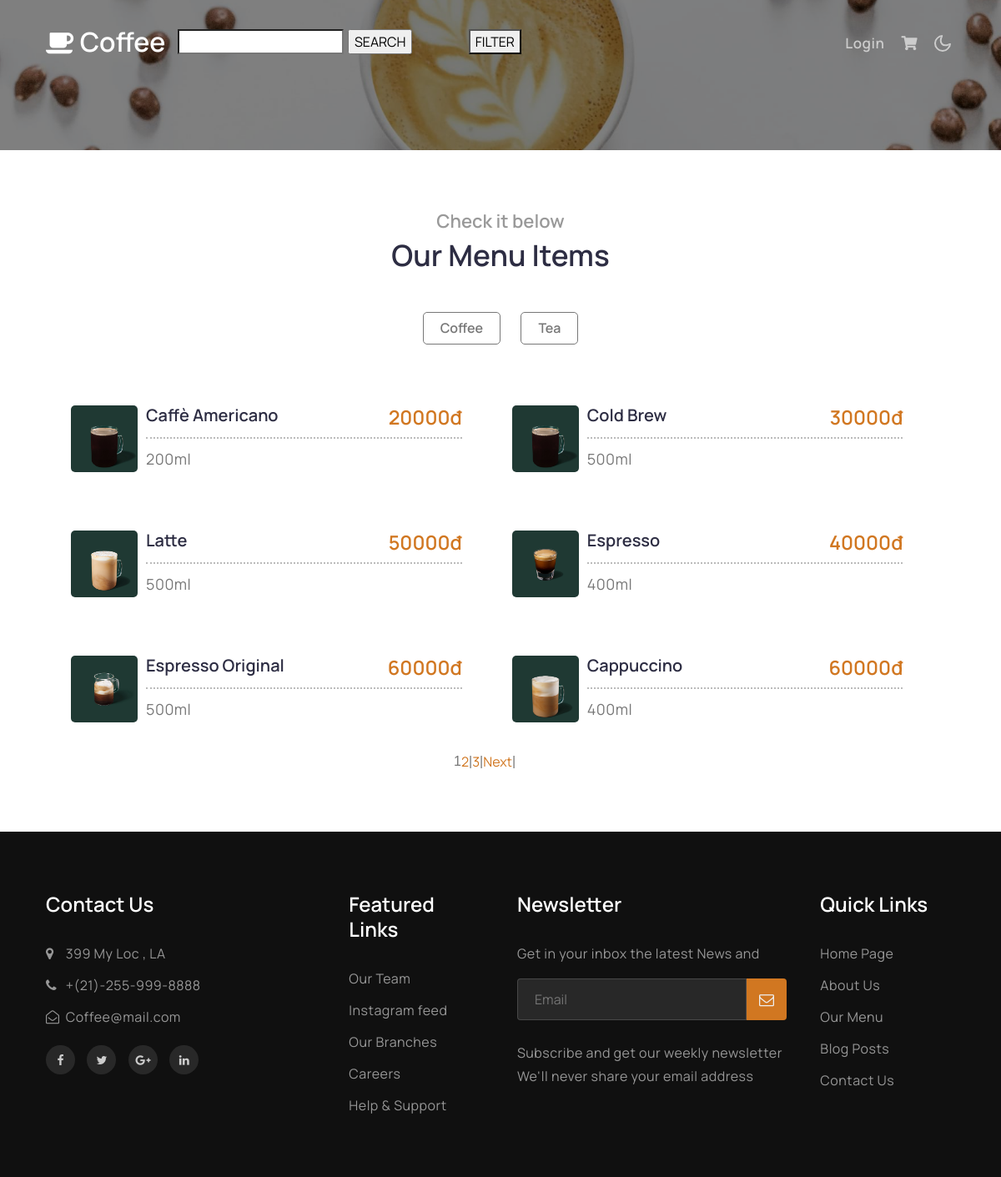
Screenshot of /nhom2/index.php with the database file from the repository.
### tables this page shows
CREATE TABLE `sanpham` (
  `masp` varchar(30) NOT NULL,
  `tensp` varchar(22) NOT NULL,
  `hinhanh` varchar(50) NOT NULL,
  `gia` double NOT NULL,
  `dungtich` varchar(22) NOT NULL,
  `matl` varchar(22) NOT NULL,
  `soluong` int(10) NOT NULL,
  `id` int(11) NOT NULL
);

### nhom2/index.php (called while the page is built)
<?php include_once "menu.php" ;?>

### nhom2/xuly/phantrang.php (the view, shortened to what this page needs)
<?php
        $conn=mysqli_connect("localhost","root","","trasua");
        $current_page = isset($_GET['page']) ? $_GET['page'] : 1;
        $limit = 6;
        $start = ($current_page - 1) * $limit;
        if(empty($_GET['keyword'])){
        if(isset($_GET['search'])&&empty($_GET['giabd'])&&empty($_GET['giaden'])){
            $tim = $_GET['search'];
            $cur="SELECT * FROM sanpham where tensp LIKE '%$tim%' OR matl LIKE '%$tim%' LIMIT $start, $limit ";
            $result1 = mysqli_query($conn, $cur);
        }else
        if(isset($_GET['giabd'])&&isset($_GET['giaden'])&&empty($_GET['search'])){
            $bd=$_GET['giabd'];
            $kt=$_GET['giaden'];
            $cur="SELECT * FROM sanpham where gia between '$bd' and '$kt' LIMIT $start, $limit ";
            $result1 = mysqli_query($conn, $cur);
        }else
        if(isset($_GET['giabd'])&&isset($_GET['giaden'])&&isset($_GET['search'])){
            $se=$_GET['search'];
            $bd=$_GET['giabd'];
            $kt=$_GET['giaden'];
            $cur="SELECT * FROM `sanpham` WHERE matl = '$se' AND gia >='$bd' AND gia <= '$kt' LIMIT $start, $limit ";
            $result1 = mysqli_query($conn, $cur);
        }
        else
        $result1 = mysqli_query($conn, "SELECT * FROM sanpham  LIMIT $start, $limit");
        }else {
            $s=$_GET['keyword'];
            $cur="SELECT * FROM sanpham WHERE tensp LIKE '%$s%' LIMIT $start, $limit";
            $result1 = mysqli_query($conn, $cur);
        }
        ?>
<div>
    <?php
        if($result1!=NULL)
            while ($row = mysqli_fetch_assoc($result1)):
                echo'
                <div class="menu-item" onclick="document.getElementById(\'id04-'.$row['masp'].'\'  ).style.display=\'block\';">
                <img src="' .$row['hinhanh']. '" alt="" class="radius-image img-fluid">
                <div>
                    <div class="row border-dot no-gutters">
                        <div class="col-8 menu-item-name">
                            <h6>' .$row['tensp']. '</h6>
                        </div>
                        <div class="col-4 menu-item-price text-right">
                            <h6>'.$row['gia'].'đ</h6>
                        </div>
                    </div>
                    <div class="menu-item-description">
                        <p>'.$row['dungtich'].'</p>
                    </div>
                </div>
                </div>
                <div id="masp'.$row['masp'].'" class="id04" >
                    '.$row['masp'].'
                </div>
                <div id=\'id04-'.$row['masp'].'\' class="modal">
                <img src="' .$row['hinhanh']. '" alt="Avatar" class="avatar">
                <span onclick="document.getElementById(\'id04-'.$row['masp'].'\').style.display=\'none\'" class="close"
                    title="Close Modal">&times;</span>
                <h2 style="text-align: center;color: #d17721;">' .$row['tensp']. '</h2>
                <label for="uname"><b>Thể tích : ' .$row['dungtich']. '</b></label>
                            <h6>'.$row['gia'].'đ</h6>
                    <b>Quantity :<input style="width: 100px;" type="text" class= "pqty" value=' .$row['soluong'] .'></b>
            <input type="hidden" class="pid" value='.$row['id'].'">
            <input type="hidden" class="pname" value='.$row['tensp'].'>
            <input type="hidden" class="pprice" value='.$row['gia'].'>
            <input type="hidden" class="pimage" value='.$row['hinhanh'].'>
            <input type="hidden" class="pcode" value='.$row['masp'].'>
    </div>';
                endwhile;
                else echo 'Data not found'
            ?>
</div>

### nhom2/menu.php (shortened to what this page needs)
<!doctype html>
<html lang="en">
<head>
    <link rel='stylesheet' href='https://cdnjs.cloudflare.com/ajax/libs/twitter-bootstrap/4.5.2/css/bootstrap.min.css' />
  <link rel='stylesheet' href='https://cdnjs.cloudflare.com/ajax/libs/font-awesome/5.9.0/css/all.min.css' />
    <link rel="stylesheet" href="assets/css/style-starter.css">
    <link rel="stylesheet" href="assets/css/mystyle.css">
</head>
<body>
    <?php
        include('header.php')
    ?>
    <?php
        include('content.php')?>
    <?php
        include('foot.php')?>
</body>
</html>

### nhom2/header.php (shortened to what this page needs)
<header id="site-header" class="fixed-top">
        <div class="container">
            <nav class="navbar navbar-expand-lg navbar-dark stroke">
                <a class="navbar-brand" href="menu.php">
                    <span class="fa fa-coffee"></span> Coffee
                </a>
                <form class="col-md-4" action="" method="GET" class="form-inline">
        <input type="search" name="keyword" required>
        <input type="submit" value="SEARCH">
  </form>
  <button><a onclick="document.getElementById('id03').style.display='block';">FILTER</a></button>
                <div class="collapse navbar-collapse" id="navbarTogglerDemo02">
                    <ul class="navbar-nav ml-auto">
                    <?php if (isset($_SESSION['username']) && $_SESSION['username']){?>
                        <li class="nav-item @@contact__active">
                            <a class="nav-link" onclick="document.getElementById('id01').style.display='none';"
                                style="width:auto;">
                                <?php
                                if (isset($_SESSION['username']) && $_SESSION['username']){
                                    echo ' <li class="nav-item @@contact__active"><a class="nav-link" href="#" ">'.$_SESSION['username'].'</a></li>';
                                    echo ' <li class="nav-item @@contact__active"><a class="nav-link" href="xuly/logout.php" ">Log out</a></li>';
                                    echo ' <li class="nav-item @@contact__active"><a class="nav-link" href="xuly/donhang.php">Order</a></li>';
                                }
                                ?>
                            </a>
                        </li>
                        <?php }else{?><li class="nav-item @@contact__active">
                            <a class="nav-link" onclick="document.getElementById('id01').style.display='block';"
                                style="width:auto;">
                                Login
                            </a>
                        </li><?php }?>
                        <li class="nav-item @@contact__active">
                        <?php
					if(isset($_SESSION['dangky']) ||isset($_SESSION['dangnhap'])){
					echo " <a class='nav-link' href='democart/cart.php'><i class='fas fa-shopping-cart'></i><span id='cart-item' class='badge badge-danger'></span></a>";
					}else{
						echo" <a class='nav-link' href='#' onclick='kt();opendn()'><i class='fas fa-shopping-cart'></i><span id='cart-item' class='badge badge-danger'></span></a>";
					}
				?>
                        </li>
                    </ul>
                </div>
                <div class="mobile-position">
                    <nav class="navigation">
                        <div class="theme-switch-wrapper">
                            <label class="theme-switch" for="checkbox">
                                <div class="mode-container py-1">
                                    <i class="gg-moon"></i>
                                </div>
                            </label>
                        </div>
                    </nav>
                </div>
            </nav>
        </div>
    </header>

### nhom2/content.php (shortened to what this page needs)
<div class="inner-banner">
    </div>
    <div class="w3l-menublock py-5">
        <div id="w3l-menublock" class="text-center py-lg-4 py-md-3">
            <div class="container">
                <div class="title-content mb-5">
                    <h5 class="title-small text-center mb-2">Check it below</h5>
                    <h3 class="title-big text-center mb-5">Our Menu Items</h3>
                </div>
                <a href="menu.php?id=coffe" ><label class="tabtle" for="tab1">Coffee</label></a>
                <a href="menu.php?id=tea" ><label class="tabtle" for="tab2">Tea</label></a>
                <section id="content1" class="tab-content text-left">
                    <div class="row menu-body">
                        <div class="col-sm-12">
                            <?php
                                include('xuly/phantrang.php')
                            ?>
                        </div>
                        <?php
                                include('xuly/pagi.php')
                        ?>
                </section>
            </div>
        </div>
    </div>

### nhom2/xuly/pagi.php (shortened to what this page needs)
<?php
        $conn=mysqli_connect("localhost","root","","trasua");
        if(empty($_GET['keyword'])){
            if(isset($_GET['search'])&&empty($_GET['giabd'])&&empty($_GET['giaden'])){
                $tim = $_GET['search'];
                $cur="SELECT count(masp) FROM sanpham where tensp LIKE '%$tim%' OR matl LIKE '%$tim%' ";
                $result = mysqli_query($conn, $cur);
            }else
            if(isset($_GET['giabd'])&&isset($_GET['giaden'])&&empty($_GET['search'])){
                $bd=$_GET['giabd'];
                $kt=$_GET['giaden'];
                $cur="SELECT count(masp) FROM sanpham where gia between '$bd' and '$kt' ";
                $result = mysqli_query($conn, $cur);
            }
            else
            $result = mysqli_query($conn,"select count(masp) from sanpham ");
            }else {
                $s=$_GET['keyword'];
                $cur="SELECT count(masp) FROM sanpham WHERE tensp LIKE '%$s%'";
                $result = mysqli_query($conn, $cur);
            }
            $row = mysqli_fetch_array($result);
            $total_records = $row[0];
        $current_page = isset($_GET['page']) ? $_GET['page'] : 1;
        $limit = 6;
        $total_page = ceil($total_records / $limit);
        ?>
<div class="pagination">
    <?php
            for ($i = 1; $i <= $total_page; $i++){
                if ($i == $current_page){
                    echo '<span>'.$i.'</span> ';
                }
                else{
                    echo '<a href="menu.php?page='.$i.'">'.$i.'</a> | ';
                }
            }
            if ($current_page < $total_page && $total_page > 1){
                echo '<a href="menu.php?page='.($current_page+1).'">Next</a> | ';
            }
           ?>
</div>

### nhom2/foot.php (shortened to what this page needs)
<section class="w3l-footer-29-main py-5">
        <div class="footer-29 py-lg-4 py-md-3">
            <div class="container">
                <div class="d-grid grid-col-4 footer-top-29">
                    <div class="footer-list-29 footer-1">
                        <h6 class="footer-title-29">Contact Us</h6>
                        <ul>
                            <li>
                                <p><span class="fa fa-map-marker"></span> 399 My Loc , LA</p>
                            </li>
                            <li><a href="#"><span class="fa fa-phone"></span> +(21)-255-999-8888</a>
                            </li>
                            <li><a href="#" class="mail"><span
                                        class="fa fa-envelope-open-o"></span> Coffee@mail.com</a></li>
                        </ul>
                        <div class="main-social-footer-29">
                            <a href="#" class="facebook"><span class="fa fa-facebook"></span></a>
                            <a href="#" class="twitter"><span class="fa fa-twitter"></span></a>
                            <a href="#" class="google-plus"><span class="fa fa-google-plus"></span></a>
                            <a href="#" class="linkedin"><span class="fa fa-linkedin"></span></a>
                        </div>
                    </div>
                    <div class="footer-list-29 footer-2">
                        <ul>
                            <h6 class="footer-title-29">Featured Links</h6>
                            <li><a href="#">Our Team</a></li>
                            <li><a href="#">Instagram feed</a></li>
                            <li><a href="#">Our Branches</a></li>
                            <li><a href="#">Careers</a></li>
                            <li><a href="#">Help & Support</a></li>
                        </ul>
                    </div>
                    <div class="footer-list-29 footer-3">
                        <h6 class="footer-title-29">Newsletter </h6>
                        <p class="mb-3">Get in your inbox the latest News and</p>
                        <form action="#" class="subscribe" method="post">
                            <input type="email" name="email" placeholder="Email" required="">
                            <button><span class="fa fa-envelope-o"></span></button>
                        </form>
                        <p>Subscribe and get our weekly newsletter</p>
                        <p>We'll never share your email address</p>
                    </div>
                    <div class="footer-list-29 footer-4">
                        <ul>
                            <h6 class="footer-title-29">Quick Links</h6>
                            <li><a href="#">Home Page</a></li>
                            <li><a href="#">About Us</a></li>
                            <li><a href="">Our Menu</a></li>
                            <li><a href="#"> Blog Posts</a></li>
                            <li><a href="#">Contact Us</a></li>
                        </ul>
                    </div>
                </div>
            </div>
        </div>
    </section>

### nhom2/assets/css/mystyle.css (style rules this page uses)
body { font-family: Arial, Helvetica, sans-serif; }
label { margin-top: 10px; }
.menu-item { margin: 35px 30px; font-size: 18px; display: grid; grid-template-columns: 80px 1fr; grid-gap: 10px; width: 43%; float: left; }

### rows the page displays
sanpham: hinhanh (picture), tensp "Caffè Americano", gia "20000", dungtich "200ml"
sanpham: hinhanh (picture), tensp "Cold Brew", gia "30000", dungtich "500ml"
sanpham: hinhanh (picture), tensp "Latte", gia "50000", dungtich "500ml"
sanpham: hinhanh (picture), tensp "Espresso", gia "40000", dungtich "400ml"
sanpham: hinhanh (picture), tensp "Espresso Original", gia "60000", dungtich "500ml"
sanpham: hinhanh (picture), tensp "Cappuccino", gia "60000", dungtich "400ml"
